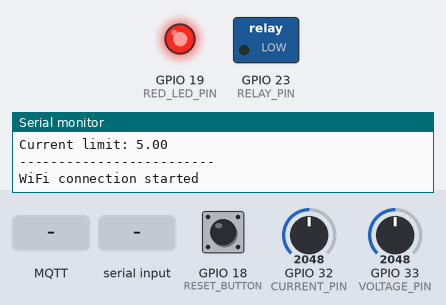
This sketch was run on a simulated ESP32. Shown: switched loads named in the sketch (green lamp = pin HIGH), output pins drawn as LEDs (lit = HIGH), the last lines printed to the serial monitor. Inputs (shaded band) come from the test bench; at power-on: GPIO 33 (VOLTAGE_PIN) = 2048, GPIO 32 (CURRENT_PIN) = 2048, GPIO 18 (RESET_BUTTON) HIGH (analog values on the 0–4095 scale). WiFi joins after 1.5 s; servers stay silent unless stated; no MQTT or app messages arrive unless stated.

Above: at 1.2 s.
1.3 s: GPIO 33 (VOLTAGE_PIN) set to 2866
4.3 s: GPIO 32 (CURRENT_PIN) set to 1228
6.5 s: GPIO 18 (RESET_BUTTON) pulled LOW for 0.15 s
At 6.8 s:
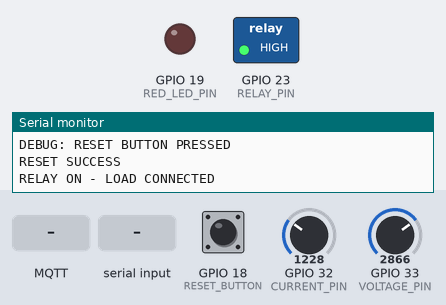
8.1 s: MQTT message "STARTUP_LOCK" arrives on the first subscribed topic
9.6 s: "STARTUP_LOCK\n" received over Serial
11.1 s: GPIO 18 (RESET_BUTTON) pulled LOW for 1 s
Timing chart, 0 to 14.1 s (numbered marks = the images above; inputs shaded):
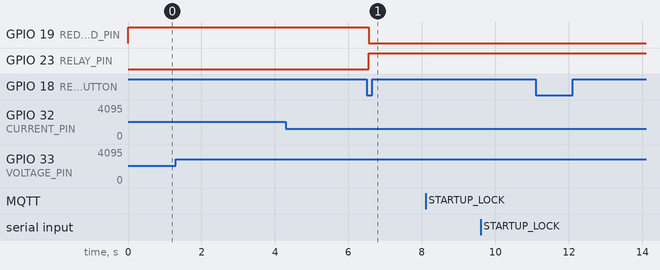

Measured:
- after the input at 6.5 s, GPIO 19 (RED_LED_PIN): HIGH → LOW after 0.05 s; GPIO 23 (RELAY_PIN): LOW → HIGH after 0.05 s

The sketch:

sketch.ino
```cpp
#include <Arduino.h>
#include <math.h>
#include <stdlib.h>
#include <WiFi.h>
#include <PubSubClient.h>

// =====================================
// PIN CONFIGURATION
// =====================================

const int VOLTAGE_PIN = 33;
const int CURRENT_PIN = 32;
const int RELAY_PIN = 23;
const int RED_LED_PIN = 19;
const int RESET_BUTTON = 18;

// Based on the tested Wokwi relay behavior
const int RELAY_ON = HIGH;
const int RELAY_OFF = LOW;

// =====================================
// WIFI AND MQTT CONFIGURATION
// =====================================

const char* WIFI_SSID = "Wokwi-GUEST";

const char* MQTT_SERVER = "broker.hivemq.com";
const int MQTT_PORT = 1883;

const char* MQTT_TOPIC =
  "smartguard/fsmb2026/demo7391/telemetry";

const char* MQTT_COMMAND_TOPIC =
  "smartguard/fsmb2026/demo7391/command";

WiFiClient wifiClient;
PubSubClient mqtt(wifiClient);

unsigned long lastMqttPublish = 0;
unsigned long lastWiFiAttempt = 0;
unsigned long lastMqttAttempt = 0;

const unsigned long MQTT_INTERVAL = 2000;

// =====================================
// PROTECTION LIMITS
// =====================================

float minVoltage = 200.0f;
float maxVoltage = 250.0f;
float maxCurrent = 5.0f;

// =====================================
// SYSTEM VARIABLES
// =====================================

bool faultLatched = true;
String faultReason = "STARTUP_LOCK";

float voltage = 0.0f;
float current = 0.0f;

unsigned long lastSample = 0;
unsigned long lastPrint = 0;

const unsigned long SAMPLE_INTERVAL = 100;
const unsigned long PRINT_INTERVAL = 2000;

// =====================================
// RESET BUTTON DEBOUNCE
// =====================================

bool lastRawButton = HIGH;
bool stableButton = HIGH;

unsigned long lastButtonChange = 0;

const unsigned long DEBOUNCE_MS = 50;

// Serial command buffer
String inputBuffer = "";

// =====================================
// RELAY AND LED CONTROL
// =====================================

void updateOutputs() {

  if (faultLatched) {

    digitalWrite(RELAY_PIN, RELAY_OFF);
    digitalWrite(RED_LED_PIN, HIGH);

  } else {

    digitalWrite(RELAY_PIN, RELAY_ON);
    digitalWrite(RED_LED_PIN, LOW);
  }
}

// =====================================
// SENSOR MONITORING
// =====================================

void readSensors() {

  int voltageADC = analogRead(VOLTAGE_PIN);
  int currentADC = analogRead(CURRENT_PIN);

  // Simulation-only conversion
  voltage = voltageADC * 300.0f / 4095.0f;
  current = currentADC * 10.0f / 4095.0f;
}

// =====================================
// FAULT DETECTION
// =====================================

String detectFault() {

  if (!isfinite(voltage) || !isfinite(current)) {
    return "SENSOR_ERROR";
  }

  if (voltage < minVoltage) {
    return "UNDERVOLTAGE";
  }

  if (voltage > maxVoltage) {
    return "OVERVOLTAGE";
  }

  if (current > maxCurrent) {
    return "OVERCURRENT";
  }

  return "";
}

// =====================================
// FAULT LATCHING
// =====================================

void checkProtection() {

  String problem = detectFault();

  if (problem.length() == 0) {
    return;
  }

  if (!faultLatched || faultReason == "STARTUP_LOCK") {

    faultLatched = true;
    faultReason = problem;

    updateOutputs();

    Serial.print("FAULT DETECTED: ");
    Serial.println(faultReason);

    Serial.println("RELAY OFF - LOAD DISCONNECTED");
  }
}

// =====================================
// RESET PROTECTION
// =====================================

void resetProtection() {

  readSensors();

  String problem = detectFault();

  if (problem.length() > 0) {

    Serial.print("RESET DENIED: ");
    Serial.println(problem);

    return;
  }

  if (!faultLatched) {

    Serial.println("LOAD ALREADY ON");
    return;
  }

  faultLatched = false;
  faultReason = "NONE";

  updateOutputs();

  Serial.println("RESET SUCCESS");
  Serial.println("RELAY ON - LOAD CONNECTED");
}

// =====================================
// PRINT SYSTEM STATUS
// =====================================

void printStatus() {

  Serial.println("-------------------------");

  Serial.print("Voltage: ");
  Serial.print(voltage, 2);
  Serial.println(" V");

  Serial.print("Current: ");
  Serial.print(current, 2);
  Serial.println(" A");

  Serial.print("Load: ");
  Serial.println(faultLatched ? "OFF" : "ON");

  String currentFault = detectFault();

  Serial.print("Current Condition: ");

  if (currentFault.length() == 0) {
    Serial.println("NORMAL");
  } else {
    Serial.println(currentFault);
  }

  Serial.print("Latched Fault: ");
  Serial.println(faultReason);

  Serial.print("Voltage limits: ");
  Serial.print(minVoltage, 2);
  Serial.print(" - ");
  Serial.println(maxVoltage, 2);

  Serial.print("Current limit: ");
  Serial.println(maxCurrent, 2);

  Serial.println("-------------------------");
}

// =====================================
// VALID NUMERIC INPUT
// =====================================

bool parseNumber(String text, float &result) {

  text.trim();

  if (text.length() == 0 || text.length() > 24) {
    return false;
  }

  char* endPtr;

  result = strtof(text.c_str(), &endPtr);

  return endPtr != text.c_str()
      && *endPtr == '\0'
      && isfinite(result);
}

// =====================================
// SERIAL AND MQTT COMMAND PROCESSING
// =====================================

void handleCommand(String cmd) {

  cmd.trim();
  cmd.toUpperCase();

  if (cmd == "STATUS") {

    readSensors();
    checkProtection();
    printStatus();

    return;
  }

  if (cmd == "RESET") {

    resetProtection();
    return;
  }

  if (cmd == "HELP") {

    Serial.println("AVAILABLE COMMANDS:");
    Serial.println("STATUS");
    Serial.println("RESET");
    Serial.println("SET_OV 250");
    Serial.println("SET_UV 200");
    Serial.println("SET_OC 5");
    Serial.println("HELP");

    return;
  }

  float value;
  bool updated = false;

  // Maximum Voltage
  if (cmd.startsWith("SET_OV ")) {

    if (parseNumber(cmd.substring(7), value)
        && value > minVoltage + 1
        && value <= 300) {

      maxVoltage = value;
      updated = true;

      Serial.println("OV LIMIT UPDATED");
    }
  }

  // Minimum Voltage
  else if (cmd.startsWith("SET_UV ")) {

    if (parseNumber(cmd.substring(7), value)
        && value >= 0
        && value < maxVoltage - 1) {

      minVoltage = value;
      updated = true;

      Serial.println("UV LIMIT UPDATED");
    }
  }

  // Maximum Current
  else if (cmd.startsWith("SET_OC ")) {

    if (parseNumber(cmd.substring(7), value)
        && value > 0
        && value <= 10) {

      maxCurrent = value;
      updated = true;

      Serial.println("OC LIMIT UPDATED");
    }
  }

  else {

    Serial.println("UNKNOWN COMMAND");
    return;
  }

  if (!updated) {

    Serial.println("INVALID SETTING");
    return;
  }

  // Recheck immediately after changing a limit
  readSensors();
  checkProtection();
  printStatus();
}

// =====================================
// PHYSICAL RESET BUTTON
// =====================================

void checkResetButton() {

  bool rawState = digitalRead(RESET_BUTTON);

  unsigned long now = millis();

  if (rawState != lastRawButton) {
    lastButtonChange = now;
  }

  if ((now - lastButtonChange) >= DEBOUNCE_MS) {

    if (rawState != stableButton) {

      stableButton = rawState;

      if (stableButton == LOW) {

        Serial.println("DEBUG: RESET BUTTON PRESSED");
        resetProtection();
      }
    }
  }

  lastRawButton = rawState;
}

// =====================================
// MQTT COMMAND CALLBACK
// =====================================

void mqttCallback(char* topic,
                  byte* payload,
                  unsigned int length) {

  if (strcmp(topic, MQTT_COMMAND_TOPIC) != 0) {
    return;
  }

  if (length == 0 || length > 48) {

    Serial.println("INVALID MQTT COMMAND");
    return;
  }

  String command = "";

  for (unsigned int i = 0; i < length; i++) {
    command += (char)payload[i];
  }

  command.trim();

  Serial.print("MQTT COMMAND RECEIVED: ");
  Serial.println(command);

  // Only allow settings commands over MQTT.
  // Reset remains local / Serial-only.
  if (
    command.startsWith("SET_OV ") ||
    command.startsWith("SET_UV ") ||
    command.startsWith("SET_OC ")
  ) {

    handleCommand(command);

  } else {

    Serial.println("MQTT COMMAND NOT ALLOWED");
  }
}

// =====================================
// WIFI CONNECTION
// =====================================

void setupWiFi() {

  WiFi.mode(WIFI_STA);

  WiFi.begin(WIFI_SSID, "", 6);

  Serial.println("WiFi connection started");
}

// =====================================
// WIFI AND MQTT RECONNECTION
// =====================================

void maintainNetwork() {

  unsigned long now = millis();

  // Check Wi-Fi connection
  if (WiFi.status() != WL_CONNECTED) {

    if (now - lastWiFiAttempt >= 5000) {

      lastWiFiAttempt = now;
      WiFi.reconnect();
    }

    return;
  }

  // Check MQTT connection
  if (!mqtt.connected()) {

    if (now - lastMqttAttempt >= 5000) {

      lastMqttAttempt = now;

      String clientId =
        "smartguard-" +
        String((uint32_t)ESP.getEfuseMac(), HEX);

      if (mqtt.connect(clientId.c_str())) {

        Serial.println("MQTT CONNECTED");

        // Subscribe to settings commands
        if (mqtt.subscribe(MQTT_COMMAND_TOPIC)) {

          Serial.println("MQTT COMMAND SUBSCRIBED");

        } else {

          Serial.println("MQTT SUBSCRIPTION FAILED");
        }

      } else {

        Serial.print("MQTT ERROR: ");
        Serial.println(mqtt.state());
      }
    }

    return;
  }

  // Process incoming MQTT commands
  mqtt.loop();
}

// =====================================
// PUBLISH MQTT TELEMETRY
// =====================================

void publishTelemetry() {

  if (!mqtt.connected()) {
    return;
  }

  String condition = detectFault();

  if (condition.length() == 0) {
    condition = "NORMAL";
  }

  char payload[350];

  snprintf(
    payload,
    sizeof(payload),

    "{"
      "\"voltage\":%.2f,"
      "\"current\":%.2f,"
      "\"load\":\"%s\","
      "\"condition\":\"%s\","
      "\"fault\":\"%s\","
      "\"minVoltage\":%.2f,"
      "\"maxVoltage\":%.2f,"
      "\"maxCurrent\":%.2f"
    "}",

    voltage,
    current,
    faultLatched ? "OFF" : "ON",
    condition.c_str(),
    faultReason.c_str(),
    minVoltage,
    maxVoltage,
    maxCurrent
  );

  bool success = mqtt.publish(
    MQTT_TOPIC,
    payload
  );

  if (success) {

    Serial.println("MQTT TELEMETRY SENT");

  } else {

    Serial.println("MQTT PUBLISH FAILED");
  }
}

// =====================================
// SETUP
// =====================================

void setup() {

  // Keep relay OFF at startup
  digitalWrite(RELAY_PIN, RELAY_OFF);

  pinMode(RELAY_PIN, OUTPUT);
  pinMode(RED_LED_PIN, OUTPUT);

  pinMode(RESET_BUTTON, INPUT_PULLUP);

  Serial.begin(115200);

  analogReadResolution(12);

  faultLatched = true;
  faultReason = "STARTUP_LOCK";

  updateOutputs();

  readSensors();
  checkProtection();

  Serial.println();
  Serial.println("SMARTGUARD ESP32");
  Serial.println("PROTECTION SYSTEM STARTED");
  Serial.println("STARTUP: LOAD OFF");

  Serial.println("Type HELP for commands");

  printStatus();

  // Configure MQTT
  mqtt.setServer(MQTT_SERVER, MQTT_PORT);
  mqtt.setCallback(mqttCallback);

  setupWiFi();
}

// =====================================
// MAIN LOOP
// =====================================

void loop() {

  unsigned long now = millis();

  // 1. Monitor sensors
  if (now - lastSample >= SAMPLE_INTERVAL) {

    lastSample = now;

    readSensors();
    checkProtection();
  }

  // 2. Maintain network
  maintainNetwork();

  // 3. Publish telemetry every 2 seconds
  if (millis() - lastMqttPublish >= MQTT_INTERVAL) {

    lastMqttPublish = millis();

    publishTelemetry();
  }

  // 4. Serial command processing
  while (Serial.available() > 0) {

    char c = Serial.read();

    if (c == '\n' || c == '\r') {

      if (inputBuffer.length() > 0) {

        handleCommand(inputBuffer);
        inputBuffer = "";
      }

    } else if (inputBuffer.length() < 48) {

      inputBuffer += c;
    }
  }

  // 5. Physical reset
  checkResetButton();

  // 6. Print status periodically
  if (millis() - lastPrint >= PRINT_INTERVAL) {

    lastPrint = millis();

    printStatus();
  }
}
```
